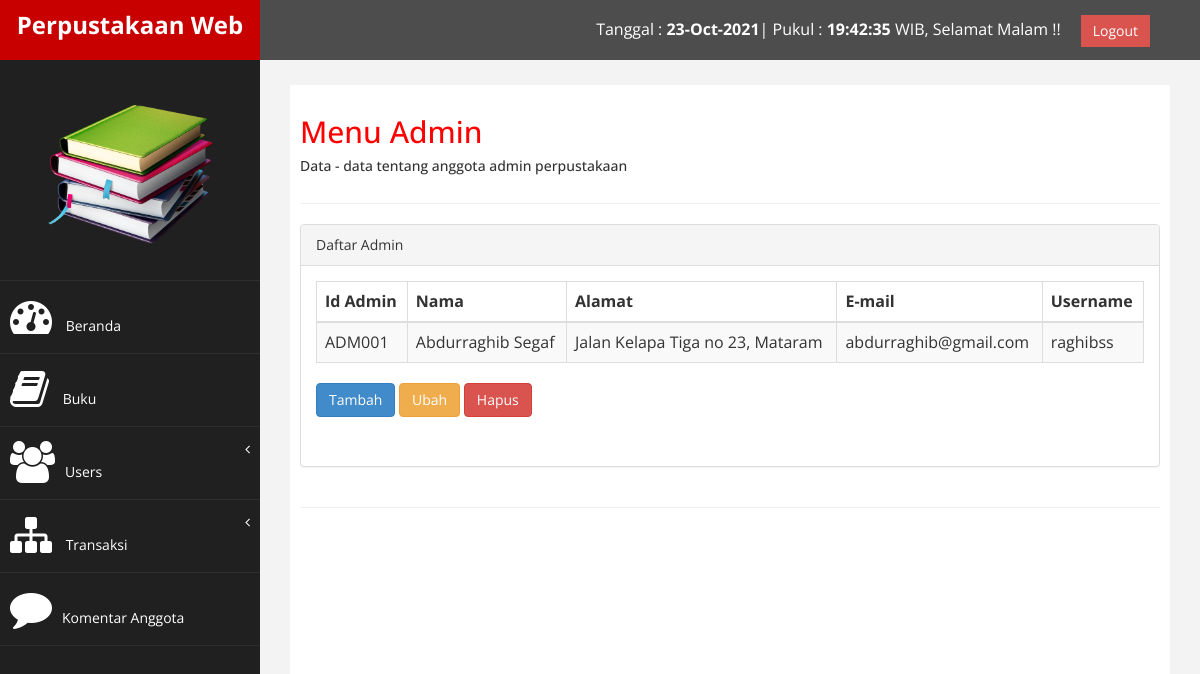
Page /main.php?file=admin (signed in) on the committed database.
### tables this page shows
CREATE TABLE `t_admin2` (
  `idAdmin` varchar(10) NOT NULL,
  `Nama` varchar(30) NOT NULL,
  `Alamat` varchar(50) NOT NULL,
  `Email` varchar(50) NOT NULL,
  `Username` varchar(10) NOT NULL,
  `Password` varchar(10) NOT NULL
);

### admin_anggota.php (the view, shortened to what this page needs)
<?php
echo '<link rel="stylesheet" href="assets/css/sweetalert2.css">';
?>
<html>
<head>
    <link href="assets/css/bootstrap.css" rel="stylesheet" />
    <link href="assets/css/font-awesome.css" rel="stylesheet" />
    <link href="assets/css/custom.css" rel="stylesheet" />
    <link href="assets/js/dataTables/dataTables.bootstrap.css" rel="stylesheet" />
    <link rel="stylesheet" href="assets/css/sweetalert2.css">
</head>
<body>
                <div class="row">
                    <div class="col-md-12">
                        <h2>Menu Admin</h2>
                        <h5>Data - data tentang anggota admin perpustakaan </h5>
                    </div>
                </div>
                 <hr />
            <div class="row">
                <div class="col-md-12">
                    <div class="panel panel-default">
                        <div class="panel-heading">
                             Daftar Admin
                        </div>
                        <div class="panel-body">
                            <div class="table-responsive">
                                <table class="table table-striped table-bordered table-hover" id="dataTables-example">
                                    <thead>
                                        <tr>
                                            <th>Id Admin</th>
                                            <th>Nama</th>
                                            <th>Alamat</th>
                                            <th>E-mail</th>
                                            <th>Username</th>
                                        </tr>
                                    </thead>
                                    <tbody>
                                        <?php
                                            include 'koneksidb.php';
                                            $tampil = "select * from t_admin2";
                                            $tampil_data = mysqli_query($koneksi,$tampil);
                                            while ($data = mysqli_fetch_array($tampil_data)) {
                                                echo "<tr>";
                                                echo "<td>". $data['idAdmin']. "</td>";
                                                echo "<td>". $data['Nama']. "</td>";
                                                echo "<td>". $data['Alamat']. "</td>";
                                                echo "<td>". $data['Email']. "</td>";
                                                echo "<td>". $data['Username']. "</td>";
                                                echo "</tr>";
                                            }
                                        ?>
                                    </tbody>
                                </table>
                                <div style="padding-bottom: 20px">
                                    <a href="registeration2.php"><button class="btn btn-primary" type="submit">Tambah</button></a>
                                    <a href="Update_admin.php"><button class="btn btn-warning" type="submit">Ubah</button></a>
                                    <button type="button" class="btn btn-danger" data-toggle="modal" data-target="#exampleModal">
                                      Hapus
                                    </button>
                                </div>
                            </div>
                        </div>
                    </div>
            </div>
        </div>
</body>
</html>

### assets/css/custom.css (style rules this page uses)
body { font-family: 'Open Sans', sans-serif; }
h2 { color: #f00; }

### rows in the picture
t_admin2: idAdmin "ADM001", Nama "Abdurraghib Segaf", Alamat "Jalan Kelapa Tiga no 23, Mataram", Email "abdurraghib@gmail.com", Username "raghibss"

### other values in the picture
$tampil "WIB, Selamat Malam !!"
